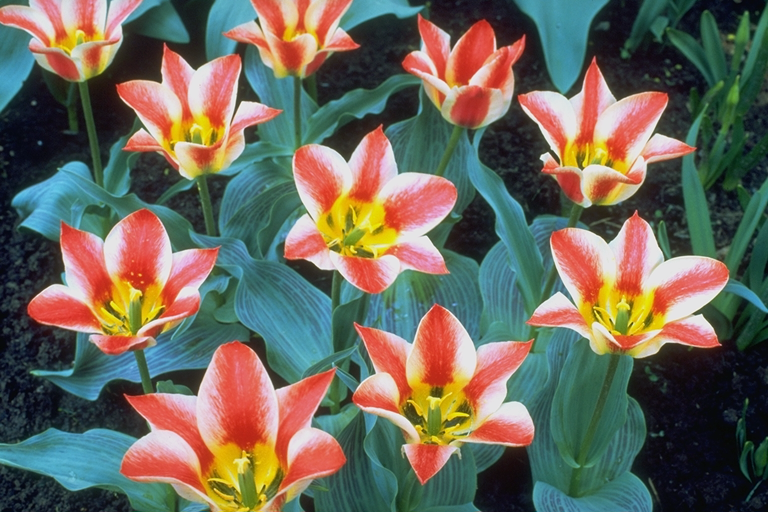
#> input picture Resources/tulips.png, 768 x 512 px
$ python 7_a_ColorDetection.py
#> lines starting #> are read from the running program, lines starting #| are printed output that depends on the picture; after the words box and inside, x2 and y2 are one past the last pixel; in counts of white or black regions, pixels touching at a corner belong together
import cv2
import numpy as np

#dummy function which is usefull in Trackbar
def empty(a):
    pass


# stacking different types of images and scaling it from previous lesson
def stackImages(scale,imgArray):
    rows = len(imgArray)
    cols = len(imgArray[0])
    rowsAvailable = isinstance(imgArray[0], list)
    width = imgArray[0][0].shape[1]
    height = imgArray[0][0].shape[0]
    if rowsAvailable:
        for x in range ( 0, rows):
            for y in range(0, cols):
                if imgArray[x][y].shape[:2] == imgArray[0][0].shape [:2]:
                    imgArray[x][y] = cv2.resize(imgArray[x][y], (0, 0), None, scale, scale)
                else:
                    imgArray[x][y] = cv2.resize(imgArray[x][y], (imgArray[0][0].shape[1], imgArray[0][0].shape[0]), None, scale, scale)
                if len(imgArray[x][y].shape) == 2: imgArray[x][y]= cv2.cvtColor( imgArray[x][y], cv2.COLOR_GRAY2BGR)
        imageBlank = np.zeros((height, width, 3), np.uint8)
        hor = [imageBlank]*rows
        hor_con = [imageBlank]*rows
        for x in range(0, rows):
            hor[x] = np.hstack(imgArray[x])
        ver = np.vstack(hor)
    else:
        for x in range(0, rows):
            if imgArray[x].shape[:2] == imgArray[0].shape[:2]:
                imgArray[x] = cv2.resize(imgArray[x], (0, 0), None, scale, scale)
            else:
                imgArray[x] = cv2.resize(imgArray[x], (imgArray[0].shape[1], imgArray[0].shape[0]), None,scale, scale)
            if len(imgArray[x].shape) == 2: imgArray[x] = cv2.cvtColor(imgArray[x], cv2.COLOR_GRAY2BGR)
        hor= np.hstack(imgArray)
        ver = hor
    return ver

path = 'Resources/tulips.png'

#creating trackbars to control Hue, Saturation and Value
#in opencv Maximum Hue is 179
# 0 16 11 255 53 255 default Setting this for red
cv2.namedWindow("TrackBars")
cv2.resizeWindow("TrackBars",900,800)
cv2.createTrackbar("Hue Min", "TrackBars", 0, 179, empty)
cv2.createTrackbar("Hue Max", "TrackBars", 16, 179, empty)
cv2.createTrackbar("Sat Min", "TrackBars", 11, 255, empty)
cv2.createTrackbar("Sat Max", "TrackBars", 255, 255, empty)
cv2.createTrackbar("Val Min", "TrackBars", 53, 255, empty)
cv2.createTrackbar("Val Max", "TrackBars", 255, 255, empty)


# Reading Image
img = cv2.imread(path)
#> img is the input picture: shape (512, 768, 3); mean B, G, R 91.1, 104, 109.5
# convering into HSV space
imgHSV = cv2.cvtColor(img, cv2.COLOR_BGR2HSV)
#> imgHSV: shape (512, 768, 3); mean H, S, V 72.5, 115.6, 133.4


#this while loop we can replace with video / Webcam
while True:
    h_min = cv2.getTrackbarPos("Hue Min", "TrackBars")
    h_max = cv2.getTrackbarPos("Hue Max", "TrackBars")
    s_min = cv2.getTrackbarPos("Sat Min", "TrackBars")
    s_max = cv2.getTrackbarPos("Sat Max", "TrackBars")
    v_min = cv2.getTrackbarPos("Val Min", "TrackBars")
    v_max = cv2.getTrackbarPos("Val Max", "TrackBars")
    print(h_min, h_max, s_min, s_max, v_min, v_max)

    # creating array of lower and upper values
    lower = np.array([h_min,s_min,v_min])
    upper = np.array([h_max,s_max,v_max])

    # Creating mask of the image
    mask = cv2.inRange(imgHSV,lower,upper)
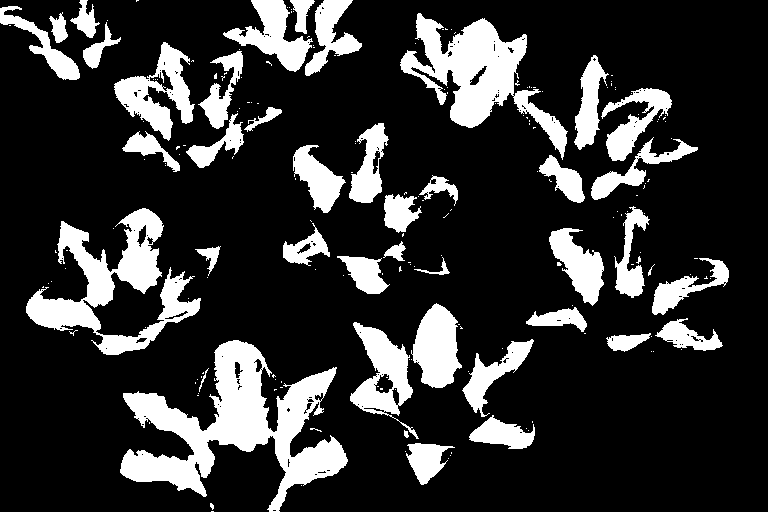
#> mask: shape (512, 768); 19.7% white; 199 white regions (157 under 20 px), largest, box (x1, y1, x2, y2) and area: (120, 340, 348, 512) 14617, (26, 208, 201, 355) 8713, (400, 13, 568, 160) 8416

    # giving color to the mask by bit wise operation
    imgResult = cv2.bitwise_and(img,img,mask=mask)
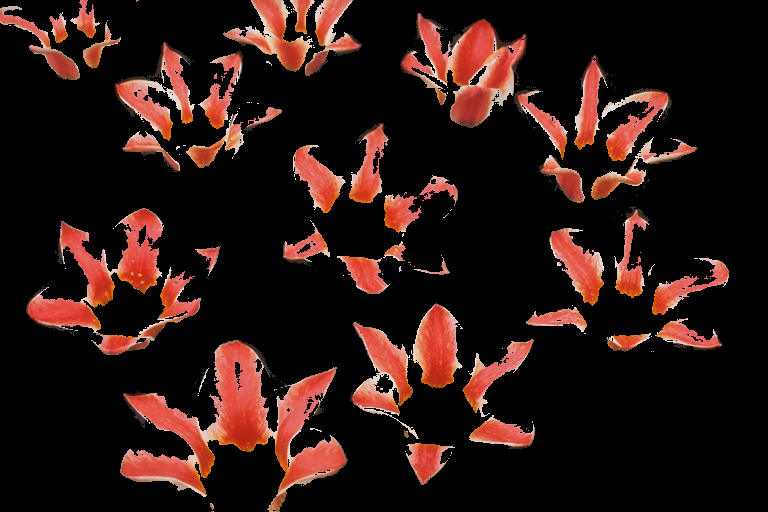
#> imgResult: shape (512, 768, 3); mean B, G, R 17.3, 21.2, 41.6

    #displaying output
    imgStack = stackImages(0.6,([img,imgHSV],[mask,imgResult]))
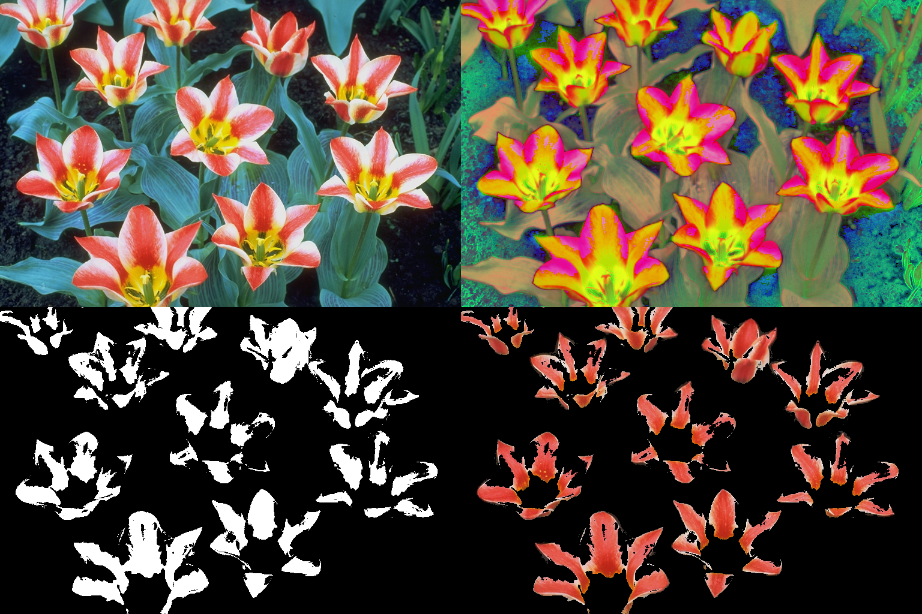
#> imgStack: shape (614, 922, 3); mean B, G, R 57.7, 72.7, 83.7
    cv2.imshow("Stacked Images", imgStack)


    # cv2.imshow("Original image", img)
    # cv2.imshow("HSV image", imgHSV)

    cv2.waitKey(1)
